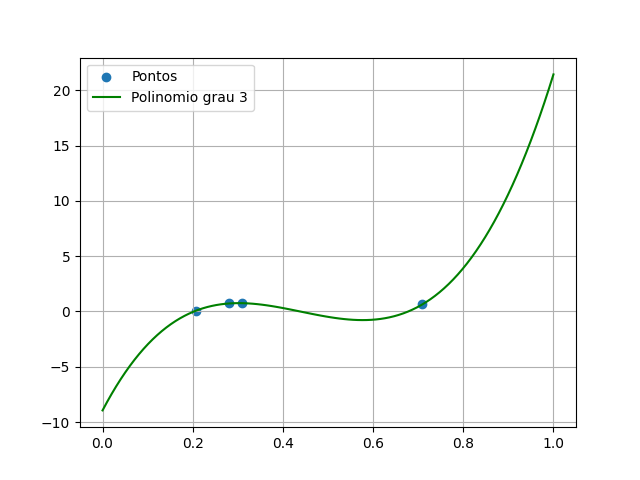

Python code for this plot:
import numpy as np
import matplotlib.pyplot as plt
N=4
pontos_x,pontos_y=np.random.uniform(size=(2,N))
vander_matrix=np.vander(pontos_x) #v_ij=(x_i)^j
coeficientes=np.linalg.inv(vander_matrix).dot(pontos_y)
polinomio=np.polynomial.Polynomial(coef=coeficientes[::-1])
x=np.linspace(0,1,100)
fig,axis=plt.subplots()
axis.scatter(pontos_x,pontos_y,label="Pontos")
axis.plot(x,polinomio(x),label=f"Polinomio grau {N-1}",color='g')
axis.grid()
axis.legend()
fig.savefig("vandermore.png")